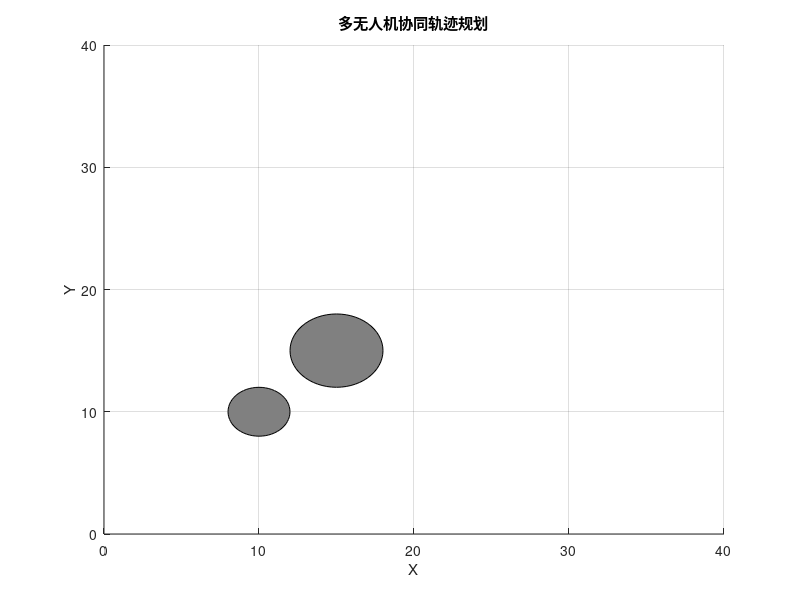

The MATLAB source for this figure: (Note: this script raises an error after producing the figure.)
clc;
clear;
close all;

%% 仿真参数设置
num_drones = 3; % 无人机数量
start_pos = [0, 0; 5, 0; 10, 0]; % 无人机起始位置 (x, y)
goal_pos = [20, 20; 25, 20; 30, 20]; % 无人机目标位置 (x, y)
obstacles = [10, 10, 2; 15, 15, 3]; % 障碍物位置和半径 (x, y, radius)
map_size = [0, 40, 0, 40]; % 地图范围 [xmin, xmax, ymin, ymax]
dt = 0.1; % 时间步长
max_time = 50; % 最大仿真时间

%% 初始化无人机状态
drones = struct();
for i = 1:num_drones
    drones(i).position = start_pos(i, :); % 当前位置
    drones(i).goal = goal_pos(i, :); % 目标位置
    drones(i).path = []; % 路径
    drones(i).velocity = [0, 0]; % 速度
end

%% 主仿真循环
figure;
hold on;
axis(map_size);
title('多无人机协同轨迹规划');
xlabel('X');
ylabel('Y');
grid on;

% 绘制障碍物
for i = 1:size(obstacles, 1)
    rectangle('Position', [obstacles(i, 1)-obstacles(i, 3), obstacles(i, 2)-obstacles(i, 3), ...
        2*obstacles(i, 3), 2*obstacles(i, 3)], 'Curvature', [1, 1], 'FaceColor', [0.5, 0.5, 0.5]);
end

% 绘制起始点和目标点标签
for i = 1:num_drones
    text(start_pos(i, 1), start_pos(i, 2), ['Start ', num2str(i)], 'VerticalAlignment', 'bottom', 'HorizontalAlignment', 'right');
    text(goal_pos(i, 1), goal_pos(i, 2), ['Goal ', num2str(i)], 'VerticalAlignment', 'top', 'HorizontalAlignment', 'left');
end

% 仿真循环
for t = 0:dt:max_time
    cla; % 清空当前图形
    hold on;
    
    % 绘制障碍物
    for i = 1:size(obstacles, 1)
        rectangle('Position', [obstacles(i, 1)-obstacles(i, 3), obstacles(i, 2)-obstacles(i, 3), ...
            2*obstacles(i, 3), 2*obstacles(i, 3)], 'Curvature', [1, 1], 'FaceColor', [0.5, 0.5, 0.5]);
    end
    
    % 更新每架无人机的状态
    for i = 1:num_drones
        % 调用路径生成算法（预留接口）
        drones(i).path = generate_path(drones(i).position, drones(i).goal, obstacles, map_size);
        
        % 更新无人机位置（简单直线运动）
        if ~isempty(drones(i).path)
            direction = drones(i).path(1, :) - drones(i).position;
            direction = direction / norm(direction); % 单位化
            drones(i).velocity = direction * 1.5; % 假设速度为1.5 m/s
            drones(i).position = drones(i).position + drones(i).velocity * dt;
        end
        
        % 绘制无人机路径
        plot(drones(i).path(:, 1), drones(i).path(:, 2), '--', 'Color', [0, 0.5, 1]);
        plot(drones(i).position(1), drones(i).position(2), 'o', 'MarkerSize', 8, 'MarkerFaceColor', [1, 0, 0]);
    end
    
    % 绘制目标点
    for i = 1:num_drones
        plot(goal_pos(i, 1), goal_pos(i, 2), 'x', 'Color', [0, 1, 0], 'LineWidth', 2);
    end
    
    % 添加计算时间
    text(35, 35, ['Time: ', num2str(t, '%.2f'), ' s'], 'FontSize', 12, 'Color', 'black');
    
    % 刷新图形
    drawnow;
    
    % 检查是否到达目标
    if all(vecnorm([drones.position] - goal_pos, 2, 2) < 0.5)
        disp('所有无人机已到达目标！');
        break;
    end
end

%% 路径生成算法（预留接口）
function path = generate_path(start, goal, obstacles, map_size)
    % 这是一个简单的直线路径生成算法，后续可以替换为A*、RRT*、DRL等算法
    num_points = 100;
    path = [linspace(start(1), goal(1), num_points)', linspace(start(2), goal(2), num_points)'];
end
